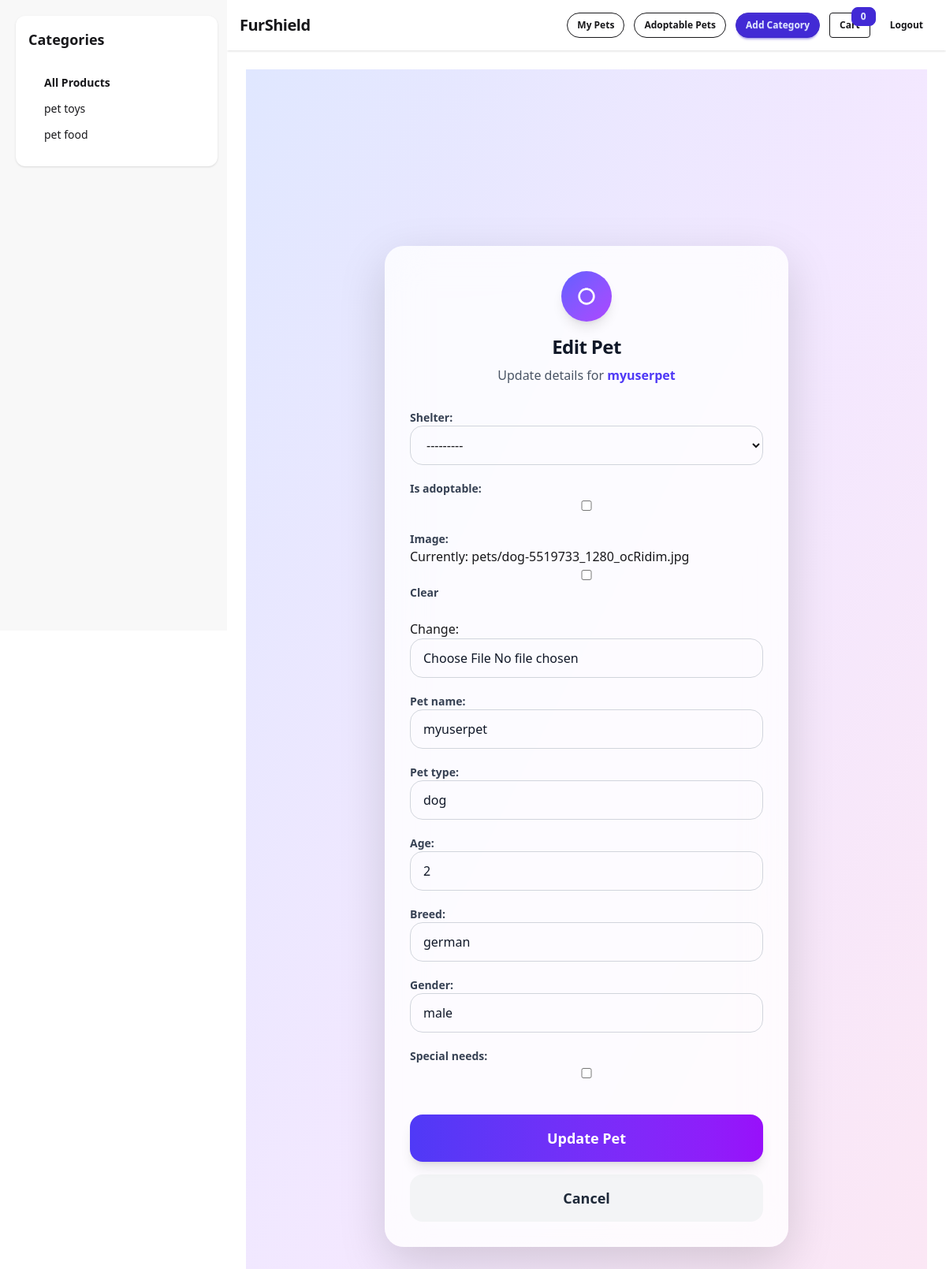
The page /pets/2/edit/ (signed in) on the database its author committed.
### myapp/models.py (models this page shows, shortened)
class Pet(models.Model):
    owner = models.ForeignKey(
        User,
        on_delete=models.CASCADE,
        related_name='pets',
        null=True,
        blank=True
    )
    shelter = models.ForeignKey(
        User,
        on_delete=models.CASCADE,
        related_name='shelter_pets',
        null=True,
        blank=True
    )
    is_adoptable = models.BooleanField(default=False)
    image = models.ImageField(upload_to='pets/', blank=True, null=True)
    pet_name = models.CharField(max_length=100)
    pet_type = models.CharField(max_length=50)
    age = models.PositiveIntegerField(null=True, blank=True)
    breed = models.CharField(max_length=100, blank=True)
    gender = models.CharField(max_length=20)
    special_needs = models.BooleanField(default=False)

class Category(models.Model):
    name = models.CharField(max_length=100)
    image = models.ImageField(upload_to='category_images/')

### myapp/views.py (the view)
# urls.py: path('pets/<int:pet_id>/edit/', views.update_pet, name='update_pet'),
@login_required
def update_pet(request, pet_id):
    pet = get_object_or_404(Pet, id=pet_id)
    if pet.owner != request.user:
        return HttpResponseForbidden("You are not allowed to edit this pet.")
    if request.method == 'POST':
        form = add_petForm(request.POST, request.FILES, instance=pet)
        if form.is_valid():
            form.save()
            return redirect('owner_dashboard')
    else:
        form = add_petForm(instance=pet)
    return render(request, 'pet_owner/update_pet.html', {
        'form': form,
        'pet': pet
    })

### myapp/forms.py
class add_petForm(forms.ModelForm):
    class Meta:
        model = Pet
        exclude = ['owner']

### myapp/context_processors.py (called while the page is built)
def categories_processor(request):
    from .models import Category
    return {
        'categories': Category.objects.all()
    }

### myapp/templates/pet_owner/update_pet.html (shortened to what this page needs)
{% extends 'base.html' %}
{% block content %}
<section class="min-h-screen bg-gradient-to-br from-indigo-100 via-purple-100 to-pink-100
               flex items-center justify-center px-4 sm:px-6 lg:px-8">
    <div class="
        w-full max-w-sm sm:max-w-md lg:max-w-lg
        bg-white/80 backdrop-blur-xl
        rounded-3xl
        shadow-[0_20px_60px_rgba(0,0,0,0.15)]
        p-6 sm:p-8
        transition-all duration-500
        hover:scale-[1.01]
    ">
        <div class="text-center mb-8">
            <div class="mx-auto mb-4 flex items-center justify-center
                        h-16 w-16 rounded-full
                        bg-gradient-to-br from-indigo-500 to-purple-500
                        shadow-lg">
                <svg xmlns="http://www.w3.org/2000/svg"
                     class="h-8 w-8 text-white"
                     fill="none" viewBox="0 0 24 24" stroke="currentColor">
                    <path stroke-linecap="round" stroke-linejoin="round" stroke-width="2"
                          d="M11 5h2m-1 14a7 7 0 100-14 7 7 0 000 14z"/>
                </svg>
            </div>
            <h2 class="text-xl sm:text-2xl font-extrabold text-gray-900 tracking-tight">
                Edit Pet
            </h2>
            <p class="text-sm sm:text-base text-gray-600 mt-2">
                Update details for
                <span class="font-semibold text-indigo-600">
                    {{ pet.pet_name }}
                </span>
            </p>
        </div>
        <form method="POST" enctype="multipart/form-data" class="space-y-6">
            <div class="
                space-y-5
                [&_label]:block
                [&_label]:text-sm
                [&_label]:font-semibold
                [&_label]:text-gray-700
                [&_input]:w-full
                [&_input]:rounded-2xl
                [&_input]:border
                [&_input]:border-gray-300
                [&_input]:px-4
                [&_input]:py-3
                [&_input]:text-gray-900
                [&_input]:focus:outline-none
                [&_input]:focus:ring-4
                [&_input]:focus:ring-indigo-300
                [&_select]:w-full
                [&_select]:rounded-2xl
                [&_select]:border
                [&_select]:border-gray-300
                [&_select]:px-4
                [&_select]:py-3
                [&_select]:focus:ring-4
                [&_select]:focus:ring-indigo-300
                [&_textarea]:w-full
                [&_textarea]:rounded-2xl
                [&_textarea]:border
                [&_textarea]:border-gray-300
                [&_textarea]:px-4
                [&_textarea]:py-3
                [&_textarea]:focus:ring-4
                [&_textarea]:focus:ring-indigo-300
                [&_helptext]:text-xs
                [&_helptext]:text-gray-500
            ">
                {{ form.as_p }}
            </div>
            <div class="space-y-4 pt-4">
                <button type="submit"
                    class="
                        w-full
                        py-4
                        rounded-2xl
                        bg-gradient-to-r from-indigo-600 to-purple-600
                        text-white
                        font-bold
                        text-base sm:text-lg
                        shadow-lg
                        hover:shadow-xl
                        hover:from-indigo-700 hover:to-purple-700
                        active:scale-95
                        focus:outline-none
                        focus:ring-4 focus:ring-indigo-300
                        transition-all duration-300
                    ">
                    Update Pet
                </button>
                <a href="{% url 'owner_dashboard' %}"
                   class="
                        block w-full
                        py-4
                        rounded-2xl
                        bg-gray-100
                        text-gray-800
                        font-semibold
                        text-base sm:text-lg
                        text-center
                        hover:bg-gray-200
                        active:scale-95
                        transition-all duration-300
                   ">
                    Cancel
                </a>
            </div>
        </form>
    </div>
</section>
{% endblock %}

### myapp/templates/partials/category_sidebar.html
<div class="w-full md:w-64 bg-base-100 rounded-xl shadow p-4">
  <h3 class="text-lg font-bold mb-4">Categories</h3>
  <ul class="menu bg-base-100 rounded-box">
    <li>
      <a href="{% url 'view_products' %}" class="font-semibold">
        All Products
      </a>
    </li>
    {% for category in categories %}
    <li>
      <a href="{% url 'category_products' category.id %}">
        {{ category.name }}
      </a>
    </li>
    {% empty %}
    <li class="opacity-70">No categories</li>
    {% endfor %}
  </ul>
</div>

### rows shown on the page
Pet: pet_name "myuserpet", shelter "---------", pet_type "dog", age "2", breed "german", gender "male"
Category: name "pet toys"
Category: name "pet food"

### other values the page prints
{{ request.session.cart|length|default:"0" }} "0"
